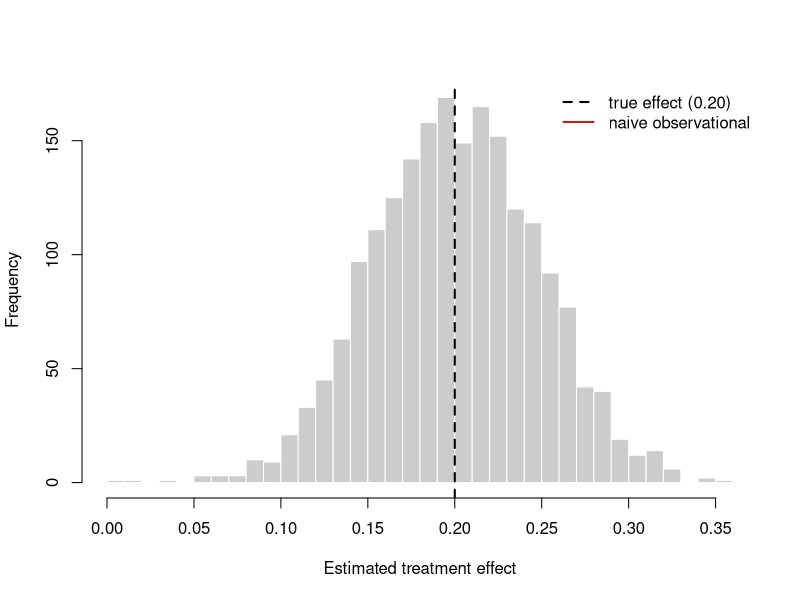
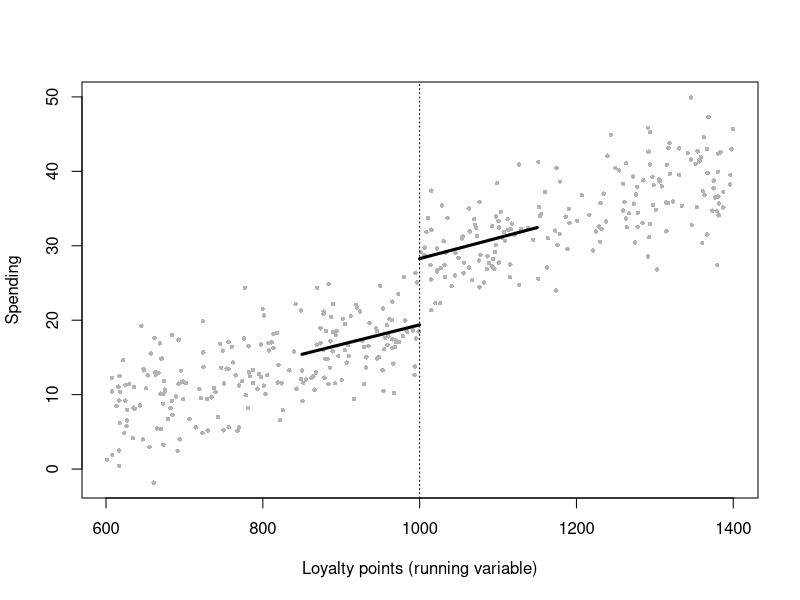
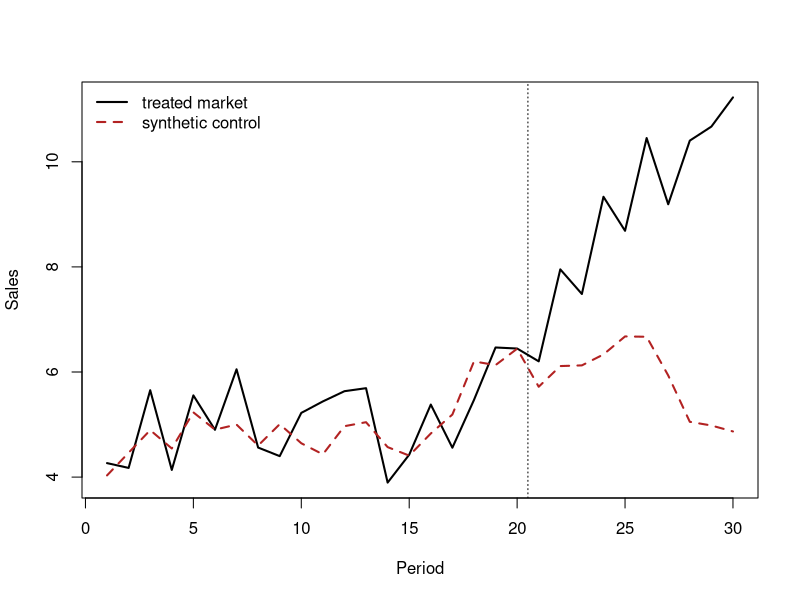

Recreate these plots in R, in order.
## ---- chunk 1
#| echo: true
#| message: false
#| warning: false
#| label: fig-ab-power
#| fig-cap: "Sampling distribution of the difference-in-means estimator across 2,000 randomized experiments, each with 1,000 users per arm and a true lift of 0.20. The estimator is centered on the truth (dashed line); the naive observational estimator from the same data-generating process is biased upward."
set.seed(47)

# Data-generating process: a latent 'propensity' drives BOTH self-selection
# into treatment (observationally) AND the baseline outcome -> confounding.
make_population <- function(n, true_tau = 0.20) {
  propensity <- rnorm(n)                       # latent buying inclination
  Y0 <- 0.50 + 0.40 * propensity + rnorm(n)    # untreated potential outcome
  Y1 <- Y0 + true_tau                          # constant treatment effect
  data.frame(propensity, Y0, Y1)
}

# (1) OBSERVATIONAL: high-propensity users self-select into treatment.
n <- 4000
pop <- make_population(n)
D_obs <- as.integer(pop$propensity + rnorm(n) > 0)   # selection on propensity
Y_obs <- ifelse(D_obs == 1, pop$Y1, pop$Y0)
naive <- mean(Y_obs[D_obs == 1]) - mean(Y_obs[D_obs == 0])

# (2) RANDOMIZED: assignment independent of potential outcomes.
rct_estimate <- function(n_per_arm = 1000, true_tau = 0.20) {
  p <- make_population(2 * n_per_arm, true_tau)
  D <- rep(0:1, each = n_per_arm)
  D <- sample(D)                               # random assignment
  Y <- ifelse(D == 1, p$Y1, p$Y0)
  mean(Y[D == 1]) - mean(Y[D == 0])
}
rct_draws <- replicate(2000, rct_estimate())

cat(sprintf("True effect (ATE):              %.3f\n", 0.20))
cat(sprintf("Naive observational estimate:   %.3f  (biased)\n", naive))
cat(sprintf("Mean of randomized estimates:   %.3f  (unbiased)\n", mean(rct_draws)))

hist(rct_draws, breaks = 40, col = "grey80", border = "white",
     main = "", xlab = "Estimated treatment effect")
abline(v = 0.20, lwd = 2, lty = 2)
abline(v = naive, lwd = 2, col = "firebrick")
legend("topright", bty = "n",
       legend = c("true effect (0.20)", "naive observational"),
       lwd = 2, lty = c(2, 1), col = c("black", "firebrick"))
## ---- chunk 2
#| echo: true
#| message: false
#| warning: false
set.seed(47)

# Panel: 60 markets x 12 months. Treatment (a price cut) hits half the markets
# in month 7. The control group is constructed to satisfy parallel trends.
n_markets <- 60; n_months <- 12; treat_month <- 7; true_att <- 1.5
markets <- 1:n_markets
treated <- markets %in% sample(markets, n_markets / 2)

panel <- expand.grid(market = markets, month = 1:n_months)
panel$treated <- treated[panel$market]
market_fe <- rnorm(n_markets, 10, 2)[panel$market]   # level differences (ok)
time_fe   <- 0.20 * panel$month                       # common trend (ok)
post      <- panel$month >= treat_month
panel$D   <- as.integer(panel$treated & post)
panel$sales <- market_fe + time_fe + true_att * panel$D +
               rnorm(nrow(panel), 0, 0.8)

# DiD via two-way fixed effects (unit + time dummies).
fit <- lm(sales ~ factor(market) + factor(month) + D, data = panel)
att_hat <- coef(fit)["D"]
ci <- confint(fit)["D", ]
cat(sprintf("True ATT:        %.3f\n", true_att))
cat(sprintf("DiD estimate:    %.3f  [%.3f, %.3f]\n", att_hat, ci[1], ci[2]))
## ---- chunk 3
#| echo: true
#| message: false
#| warning: false
set.seed(47)

# Demand estimation with price endogeneity. A demand shock 'xi' raises BOTH
# quantity and (through the firm's pricing) price -> OLS elasticity is biased
# toward zero. A cost shifter 'Z' instruments for price.
n <- 5000
xi   <- rnorm(n)                              # unobserved demand shock
Z    <- rnorm(n)                              # cost shifter (instrument)
price <- 2.0 - 0.8 * Z + 1.0 * xi + rnorm(n) # price rises with demand shock
true_elasticity <- -1.2
logq <- 5 + true_elasticity * price + 1.5 * xi + rnorm(n)  # xi enters demand

ols <- coef(lm(logq ~ price))["price"]

# 2SLS by hand: first stage, then second stage on fitted price.
first  <- lm(price ~ Z)
phat   <- fitted(first)
iv     <- coef(lm(logq ~ phat))["phat"]
F_stat <- summary(first)$fstatistic["value"]

cat(sprintf("True price elasticity:   %.3f\n", true_elasticity))
cat(sprintf("OLS (biased):            %.3f\n", ols))
cat(sprintf("2SLS (IV):               %.3f\n", iv))
cat(sprintf("First-stage F:           %.1f\n", F_stat))
## ---- chunk 4
#| echo: true
#| message: false
#| warning: false
#| label: fig-rd
#| fig-cap: "A sharp regression-discontinuity design. Treatment (a loyalty-tier upgrade) switches on at the cutoff of 1,000 points. Local linear fits on each side identify the jump in spending at the threshold; points are a 10% sample for legibility."
set.seed(47)

# Running variable: loyalty points. Treatment at >= 1000. Smooth baseline
# relationship between points and spending PLUS a true jump of 8 at the cutoff.
n <- 4000; cutoff <- 1000; true_jump <- 8
points  <- runif(n, 600, 1400)
D       <- as.integer(points >= cutoff)
spend   <- 20 + 0.03 * (points - cutoff) + true_jump * D + rnorm(n, 0, 4)

# Local linear RD within a bandwidth, separate slopes each side.
h <- 150
inb <- abs(points - cutoff) <= h
rd_fit <- lm(spend ~ D + I(points - cutoff) + D:I(points - cutoff),
             data = data.frame(spend, D, points), subset = inb)
jump_hat <- coef(rd_fit)["D"]
cat(sprintf("True jump at cutoff: %.3f\n", true_jump))
cat(sprintf("RD estimate:         %.3f\n", jump_hat))

s <- sample(n, 400)
plot(points[s], spend[s], pch = 16, col = "grey70", cex = 0.6,
     xlab = "Loyalty points (running variable)", ylab = "Spending")
abline(v = cutoff, lty = 3)
gl <- seq(cutoff - h, cutoff, length.out = 50)
gr <- seq(cutoff, cutoff + h, length.out = 50)
predl <- predict(rd_fit, data.frame(D = 0, points = gl))
predr <- predict(rd_fit, data.frame(D = 1, points = gr))
lines(gl, predl, lwd = 3); lines(gr, predr, lwd = 3)
## ---- chunk 5
#| echo: true
#| message: false
#| warning: false
#| label: fig-scm
#| fig-cap: "Synthetic control for a single treated market. Donor weights are chosen to match the treated market's pre-intervention sales (vertical line at the launch period). The post-period gap between the treated market and its synthetic twin estimates the treatment effect."
set.seed(47)

# One treated market + 20 donors over 30 periods; a brand campaign starts at t=21
# and lifts the treated market's sales by a growing amount.
Tn <- 30; T0 <- 20; J <- 20; true_post_effect <- 6
common <- cumsum(rnorm(Tn, 0.2, 0.4))                 # shared latent trend
donors <- sapply(1:J, function(j)
  3 + runif(1, 0.5, 1.5) * common + rnorm(Tn, 0, 0.6))
# Treated market is a convex blend of three donors, pre-treatment.
truew <- numeric(J); truew[c(2, 5, 11)] <- c(0.5, 0.3, 0.2)
treated <- as.numeric(donors %*% truew) + rnorm(Tn, 0, 0.4)
treated[(T0 + 1):Tn] <- treated[(T0 + 1):Tn] +
  true_post_effect * seq_len(Tn - T0) / (Tn - T0)

# Solve for nonnegative weights summing to 1 on the PRE period via a simple
# projected optimization (quadratic loss, simplex constraint).
pre <- 1:T0
loss <- function(w) sum((treated[pre] - donors[pre, ] %*% w)^2)
ui <- rbind(diag(J), rep(-1, J)); ci <- c(rep(0, J), -1)  # w>=0, sum(w)<=1
w0 <- rep(0.9 / J, J)   # interior start: sum < 1, so constrOptim's strict-feasibility check passes
opt <- constrOptim(w0, loss, grad = NULL, ui = ui, ci = ci)
w <- opt$par / sum(opt$par)

synth <- as.numeric(donors %*% w)
gap_post <- mean(treated[(T0 + 1):Tn] - synth[(T0 + 1):Tn])
cat(sprintf("Mean post-period effect (truth ~%.2f): %.3f\n",
            true_post_effect / 2, gap_post))

plot(1:Tn, treated, type = "l", lwd = 2, xlab = "Period", ylab = "Sales",
     ylim = range(c(treated, synth)))
lines(1:Tn, synth, lwd = 2, lty = 2, col = "firebrick")
abline(v = T0 + 0.5, lty = 3)
legend("topleft", bty = "n", lwd = 2, lty = c(1, 2),
       col = c("black", "firebrick"),
       legend = c("treated market", "synthetic control"))
## ---- chunk 6
#| echo: false
#| message: false
#| warning: false
#| label: tbl-designs
#| tbl-cap: "Causal designs compared: the estimand each targets, the assumption that does the identifying work, the diagnostic that probes it, and the failure that breaks it."
designs <- data.frame(
  Design = c("Randomized / A-B test", "Difference-in-differences",
             "Instrumental variables", "Regression discontinuity",
             "Synthetic control"),
  Estimand = c("ATE", "ATT", "LATE (compliers)",
               "Local effect at cutoff", "ATT (one unit)"),
  `Key assumption` = c("Random assignment",
                       "Parallel trends",
                       "Exclusion + relevance",
                       "Continuity at cutoff",
                       "Donors match pre-trend"),
  Diagnostic = c("Balance / power checks",
                 "Pre-trend (event study)",
                 "First-stage F; over-ID",
                 "McCrary density; covariate jumps",
                 "Pre-fit; placebo permutation"),
  `What breaks it` = c("Interference; peeking",
                       "Differential shocks; staggering",
                       "Weak / invalid instrument",
                       "Manipulation of running var.",
                       "Poor pre-fit; spillovers"),
  check.names = FALSE
)
knitr::kable(designs, align = "lllll")
